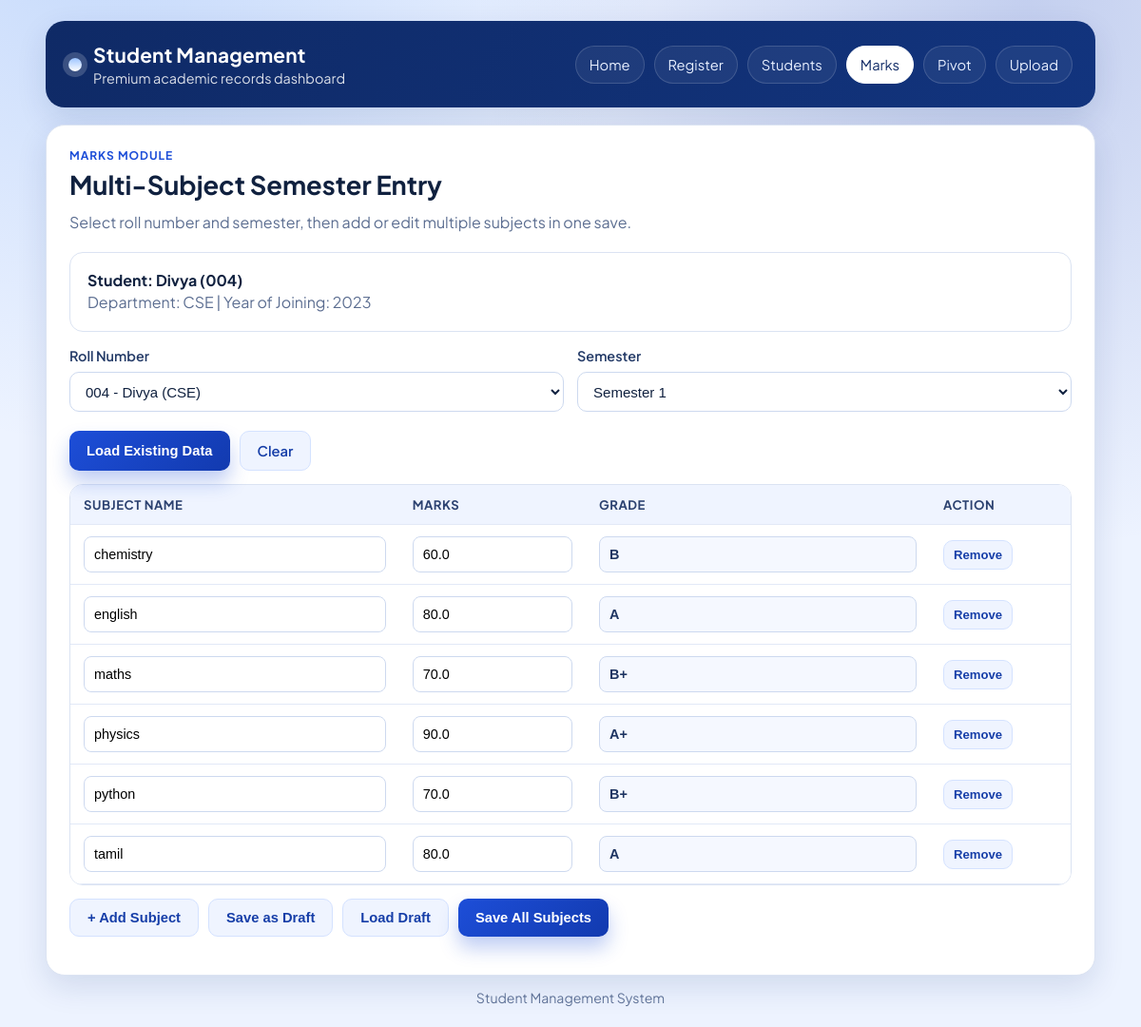
The app's page /marks?roll_number=004 with its own data.
### tables this page shows
CREATE TABLE students (
            id INTEGER PRIMARY KEY AUTOINCREMENT,
            name TEXT NOT NULL,
            department TEXT NOT NULL,
            year_of_joining INTEGER NOT NULL,
            tenth_mark REAL NOT NULL,
            twelfth_mark REAL NOT NULL,
            aadhar_number TEXT NOT NULL,
            pan_number TEXT NOT NULL
        , roll_number TEXT);

CREATE TABLE semester_marks (
            id INTEGER PRIMARY KEY AUTOINCREMENT,
            roll_number TEXT NOT NULL,
            semester INTEGER NOT NULL CHECK(semester BETWEEN 1 AND 8),
            subject_name TEXT NOT NULL,
            marks REAL NOT NULL,
            grade TEXT NOT NULL,
            FOREIGN KEY (roll_number) REFERENCES students(roll_number)
        );

### app.py (the view, shortened to what this page needs)
@app.route("/marks", methods=["GET", "POST"])
def marks_management():
    selected_roll_number = request.args.get("roll_number", "").strip()
    selected_semester_raw = request.args.get("semester", "1").strip()
    success_message = request.args.get("success_message", "")
    error_message = request.args.get("error_message", "")
    try:
        selected_semester = int(selected_semester_raw)
    except ValueError:
        selected_semester = 1
    if selected_semester < 1 or selected_semester > 8:
        selected_semester = 1
    conn = get_db_connection()
    students = conn.execute(
        "SELECT roll_number, name, department FROM students ORDER BY id DESC"
    ).fetchall()
    student = None
    marks_rows = []
    if selected_roll_number:
        student, _ = fetch_marks_for_roll(conn, selected_roll_number)
        if student is None:
            error_message = "Student roll number not found"
        else:
            marks_rows = fetch_marks_for_roll_and_semester(
                conn,
                selected_roll_number,
                selected_semester,
            )
    conn.close()
    return render_template(
        "marks.html",
        students=students,
        selected_roll_number=selected_roll_number,
        selected_semester=selected_semester,
        selected_student=student,
        marks_rows=marks_rows,
        success_message=success_message,
        error_message=error_message,
    )

### app.py (called while the page is built)
def get_db_connection():
    conn = sqlite3.connect(DATABASE)
    conn.row_factory = sqlite3.Row
    conn.execute("PRAGMA foreign_keys = ON")
    return conn

def fetch_marks_for_roll(conn, roll_number):
    student = conn.execute(
        "SELECT roll_number, name, department, year_of_joining FROM students WHERE roll_number = ?",
        (roll_number,),
    ).fetchone()
    if student is None:
        return None, None
    marks_rows = conn.execute(
        """
        SELECT id, roll_number, semester, subject_name, marks, grade
        FROM semester_marks
        WHERE roll_number = ?
        ORDER BY semester ASC, subject_name ASC
        """,
        (roll_number,),
    ).fetchall()
    return student, marks_rows

def fetch_marks_for_roll_and_semester(conn, roll_number, semester):
    marks_rows = conn.execute(
        """
        SELECT id, roll_number, semester, subject_name, marks, grade
        FROM semester_marks
        WHERE roll_number = ? AND semester = ?
        ORDER BY subject_name ASC
        """,
        (roll_number, semester),
    ).fetchall()
    return marks_rows

### templates/marks.html (shortened to what this page needs)
<!DOCTYPE html>
<html lang="en">
<head>
    <link rel="stylesheet" href="{{ url_for('static', filename='style.css') }}" />
</head>
<body>
    <div class="page-shell">
        <header class="topbar">
            <div class="brand-block">
                <span class="brand-dot"></span>
                <div>
                    <h1>Student Management</h1>
                    <p>Premium academic records dashboard</p>
                </div>
            </div>
            <nav class="nav-links">
                <a class="nav-link" href="{{ url_for('home') }}">Home</a>
                <a class="nav-link" href="{{ url_for('register_student') }}">Register</a>
                <a class="nav-link" href="{{ url_for('students_list') }}">Students</a>
                <a class="nav-link active" href="{{ url_for('marks_management') }}">Marks</a>
                <a class="nav-link" href="{{ url_for('marks_pivot_table') }}">Pivot</a>
                <a class="nav-link" href="{{ url_for('bulk_upload_students') }}">Upload</a>
            </nav>
        </header>
        <main class="content-grid">
            <section class="table-card">
                <div class="section-head section-head-inline">
                    <div>
                        <p class="eyebrow">Marks Module</p>
                        <h2>Multi-Subject Semester Entry</h2>
                        <p class="muted">Select roll number and semester, then add or edit multiple subjects in one save.</p>
                    </div>
                </div>
                {% if selected_student %}
                <div class="panel-card marks-summary-card">
                    <h3>Student: {{ selected_student.name }} ({{ selected_student.roll_number }})</h3>
                    <p class="muted">Department: {{ selected_student.department }} | Year of Joining: {{ selected_student.year_of_joining }}</p>
                </div>
                {% endif %}
                <form method="POST" action="{{ url_for('marks_management') }}" class="marks-form-grid">
                    <div class="form-grid">
                        <div class="form-group">
                            <label for="roll_number">Roll Number</label>
                            <select id="roll_number" name="roll_number" required>
                                {% for student in students %}
                                <option value="{{ student.roll_number }}" {% if selected_roll_number == student.roll_number %}selected{% endif %}>
                                    {{ student.roll_number }} - {{ student.name }} ({{ student.department }})
                                </option>
                                {% endfor %}
                            </select>
                        </div>
                        <div class="form-group">
                            <label for="semester">Semester</label>
                            <select id="semester" name="semester" required>
                                {% for semester in range(1, 9) %}
                                <option value="{{ semester }}" {% if selected_semester == semester %}selected{% endif %}>
                                    Semester {{ semester }}
                                </option>
                                {% endfor %}
                            </select>
                        </div>
                        <div class="form-actions">
                            <button class="btn btn-primary" type="button" id="load-existing-btn">Load Existing Data</button>
                            <a class="btn btn-secondary" href="{{ url_for('marks_management') }}">Clear</a>
                        </div>
                    </div>
                    <div class="table-wrap multi-subject-wrap">
                        <table class="multi-subject-table" id="subject-rows-table">
                            <thead>
                                <tr>
                                    <th>Subject Name</th>
                                    <th>Marks</th>
                                    <th>Grade</th>
                                    <th>Action</th>
                                </tr>
                            </thead>
                            <tbody id="subject-rows-body">
                                {% if marks_rows %}
                                    {% for mark in marks_rows %}
                                    <tr>
                                        <td>
                                            <input type="text" name="subject_name[]" value="{{ mark.subject_name }}" required />
                                        </td>
                                        <td>
                                            <input type="number" class="marks-input" name="marks[]" step="0.01" min="0" max="100" value="{{ mark.marks }}" required />
                                        </td>
                                        <td>
                                            <input type="text" class="grade-input" name="grade[]" maxlength="8" value="{{ mark.grade }}" readonly required />
                                        </td>
                                        <td>
                                            <button class="btn btn-secondary btn-sm remove-row-btn" type="button">Remove</button>
                                        </td>
                                    </tr>
                                    {% endfor %}
                                {% endif %}
                            </tbody>
                        </table>
                    </div>
                    <div class="form-actions multi-subject-actions">
                        <button class="btn btn-secondary" type="button" id="add-subject-btn">+ Add Subject</button>
                        <button class="btn btn-secondary" type="button" id="save-draft-btn">Save as Draft</button>
                        <button class="btn btn-secondary" type="button" id="load-draft-btn">Load Draft</button>
                        <button class="btn btn-primary" type="submit">Save All Subjects</button>
                    </div>
                </form>
            </section>
        </main>
        <footer class="footer-note">
            <p>Student Management System</p>
        </footer>
    </div>
</body>
</html>

### records on screen
students: name "Divya", roll_number "004", department "CSE", year_of_joining "2023"
semester_marks: subject_name "chemistry", marks "60.0", grade "B"
semester_marks: subject_name "english", marks "80.0", grade "A"
semester_marks: subject_name "maths", marks "70.0", grade "B+"
semester_marks: subject_name "physics", marks "90.0", grade "A+"
semester_marks: subject_name "python", marks "70.0", grade "B+"
semester_marks: subject_name "tamil", marks "80.0", grade "A"

### other values on screen
form field roll_number "004 - Divya (CSE)"
